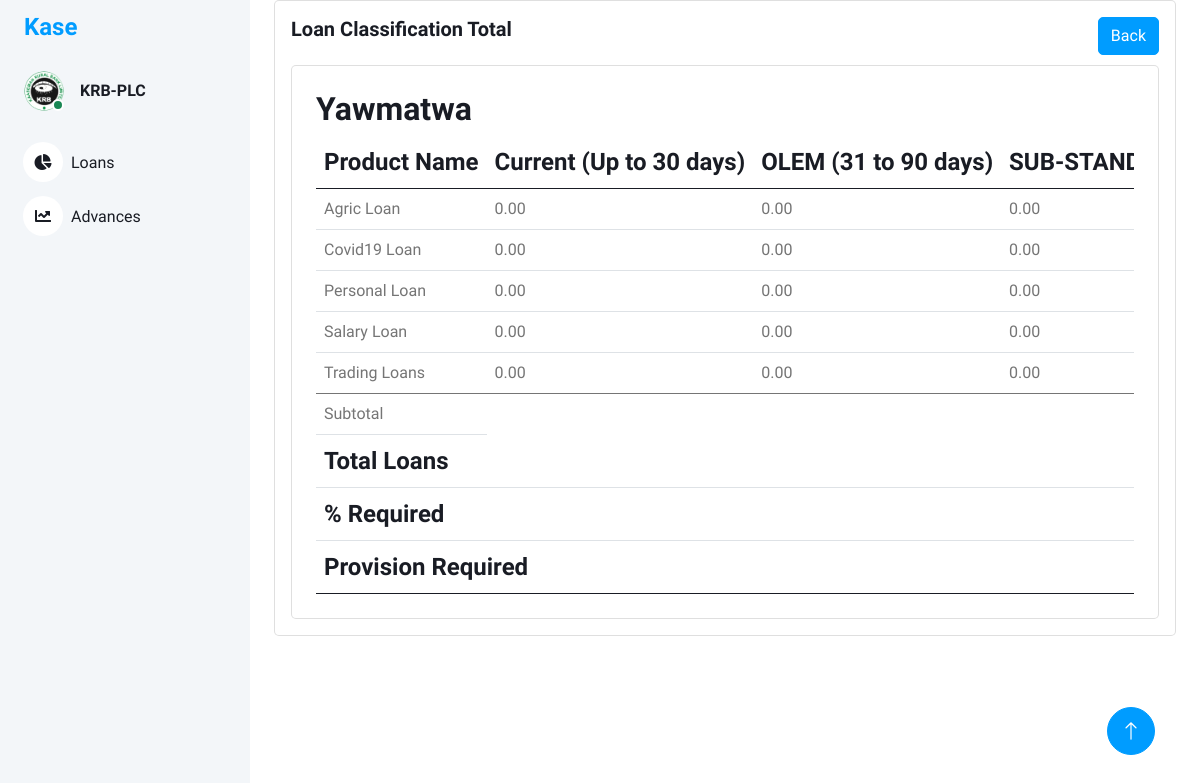
Before: /loan_classification_total/2 with the older database file.
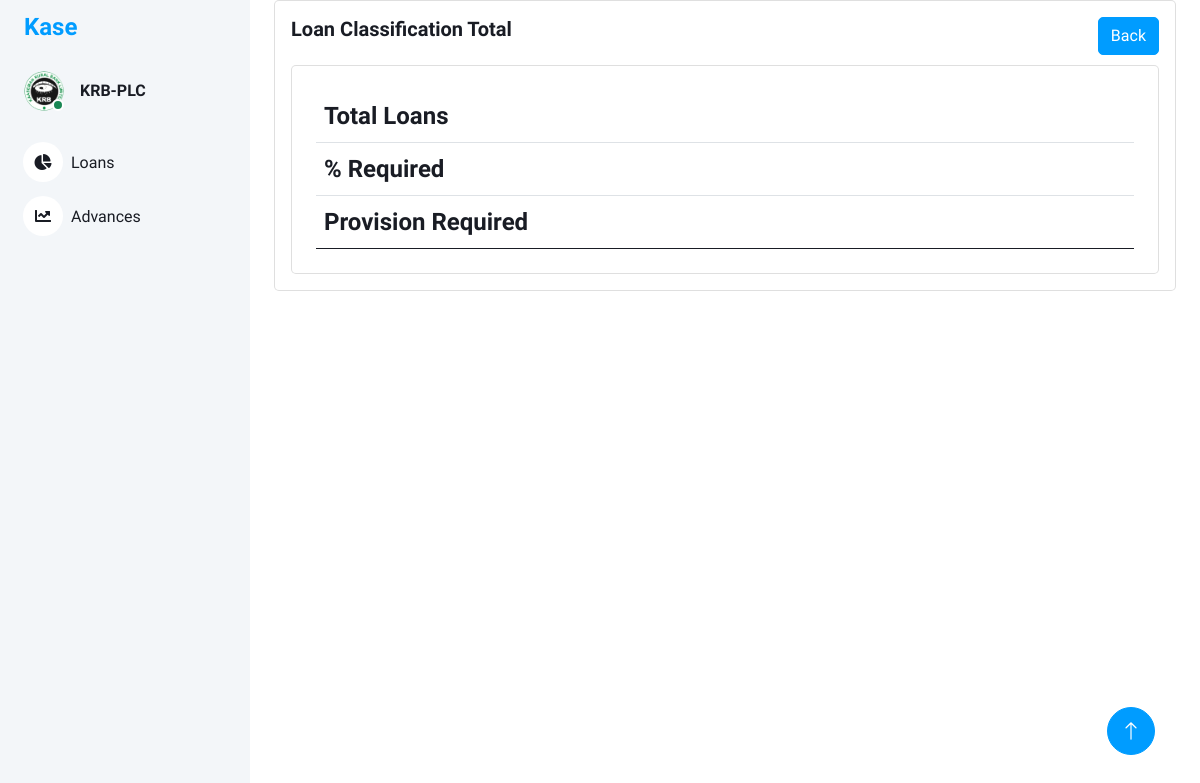
After: the same page with the newer database file.
### models/loan_classification_files.py (models this page shows, shortened)
class LoanClassificationFiles(db.Model):
    id = db.Column(db.Integer, primary_key=True)
    branch_name = db.Column(db.String(100), nullable=False)
    loan_class_id = db.Column(db.String(100), nullable=True)
    filename = db.Column(db.String(100), nullable=True)

### models/loan_classification_items.py (models this page shows, shortened)
class LoanClassificationItems(db.Model):
    id = db.Column(db.Integer, primary_key=True)
    loan_class_file_id = db.Column(db.String(100), nullable=False)
    arrangement = db.Column(db.String(100), nullable=True)
    application_id = db.Column(db.String(100), nullable=True)
    company_branch = db.Column(db.String(100), nullable=True)
    account = db.Column(db.String(100), nullable=True)
    officer = db.Column(db.String(100), nullable=True)
    product_name = db.Column(db.String(100), nullable=True)
    customer = db.Column(db.String(100), nullable=True)
    customer_name = db.Column(db.String(100), nullable=True)
    opening_date = db.Column(db.String(100), nullable=True)
    first_pay_date = db.Column(db.String(100), nullable=True)
    maturity_date = db.Column(db.String(100), nullable=True)
    term = db.Column(db.String(100), nullable=True)
    ccy = db.Column(db.String(100), nullable=True)
    commitment = db.Column(db.String(100), nullable=True)
    principal = db.Column(db.String(100), nullable=True)
    due_date = db.Column(db.String(100), nullable=True)
    overdue = db.Column(db.String(100), nullable=True)
    resch_id = db.Column(db.String(100), nullable=True)
    status = db.Column(db.String(100), nullable=True)

### views/loan_classification.py (the view)
@bp.route('/loan_classification_total/<int:id>')
def loan_classification_total(id):
    loan_classification_uploads = LoanClassificationFiles.query.filter_by(loan_class_id=id).all()
    branches_data = {}  # Dictionary to store all branches data
    default_classifications = {
        'Current (Up to 30 days)': {'Commitment': 0.00, 'Principal': 0.00, 'Count': 0},
        'OLEM (31 to 90 days)': {'Commitment': 0.00, 'Principal': 0.00, 'Count': 0},
        'SUB-STAND (91 to 180 days)': {'Commitment': 0.00, 'Principal': 0.00, 'Count': 0},
        'DOUTFUL (181 to 360 days)': {'Commitment': 0.00, 'Principal': 0.00, 'Count': 0},
        'LOSS (Over 360 days)': {'Commitment': 0.00, 'Principal': 0.00, 'Count': 0}
    }
    for classification in loan_classification_uploads:
        branch_name = classification.branch_name
        if branch_name not in branches_data:
            branches_data[branch_name] = {}
        loan_classification_items = LoanClassificationItems.query.filter_by(loan_class_file_id=classification.id).all()
        for item in loan_classification_items:
            product_name = item.product_name
            if item.opening_date is None:
                continue
            loan_classification = classify_loan(item.opening_date)
            if product_name not in branches_data[branch_name]:
                branches_data[branch_name][product_name] = deepcopy(default_classifications)
            branches_data[branch_name][product_name][loan_classification]['Commitment'] += float(item.commitment.replace(',', ''))
            branches_data[branch_name][product_name][loan_classification]['Principal'] += float(item.principal.replace(',', ''))
            branches_data[branch_name][product_name][loan_classification]['Count'] += 1
            branches_data[branch_name][product_name][loan_classification]['Commitment'] = round(branches_data[branch_name][product_name][loan_classification]['Commitment'], 2)
            branches_data[branch_name][product_name][loan_classification]['Principal'] = round(branches_data[branch_name][product_name][loan_classification]['Principal'], 2)
    return render_template('loan_classification_total.html', branches_data=branches_data,id=id)

### views/loan_classification.py (called while the page is built)
def classify_loan(opening_date_str):
    from datetime import datetime  # Make sure you've imported datetime here
    opening_date = datetime.strptime(opening_date_str, '%d-%b-%y').date()
    days_outstanding = (date.today() - opening_date).days
    if days_outstanding <= 30:
        return 'Current (Up to 30 days)'
    elif 31 <= days_outstanding <= 90:
        return 'OLEM (31 to 90 days)'
    elif 91 <= days_outstanding <= 180:
        return 'SUB-STAND (91 to 180 days)'
    elif 181 <= days_outstanding <= 360:
        return 'DOUTFUL (181 to 360 days)'
    else:
        return 'LOSS (Over 360 days)'   # Adjusted key here

### templates/loan_classification_total.html (shortened to what this page needs)
<!DOCTYPE html>
<html lang="en">
<head>
    <link href="https://cdnjs.cloudflare.com/ajax/libs/font-awesome/5.10.0/css/all.min.css" rel="stylesheet">
    <link href="https://cdn.jsdelivr.net/npm/bootstrap-icons@1.4.1/font/bootstrap-icons.css" rel="stylesheet">
    <link href="{{ url_for('static', filename='lib/owlcarousel/assets/owl.carousel.min.css') }}" rel="stylesheet">
    <link href="{{ url_for('static', filename='lib/tempusdominus/css/tempusdominus-bootstrap-4.min.css') }}"
        rel="stylesheet" />
    <link href="{{ url_for('static',filename='css/bootstrap.min.css') }}" rel="stylesheet">
    <link href="{{ url_for('static', filename='css/style.css') }}" rel="stylesheet">
</head>
<body>
    <div class="container-xxl position-relative bg-white d-flex p-0">
        <div class="sidebar pe-4 pb-3">
            <nav class="navbar bg-light navbar-light">
                <a href="{{ url_for('main.index') }}" class="navbar-brand mx-4 mb-3">
                    <h4 class="text-primary">Kase</h4>
                </a>
                <div class="d-flex align-items-center ms-4 mb-4">
                    <div class="position-relative">
                        <img class="rounded-circle" src="{{ url_for('static',filename='img/krblogoBig.png') }}" alt=""
                            style="width: 40px; height: 40px;">
                        <div
                            class="bg-success rounded-circle border border-2 border-white position-absolute end-0 bottom-0 p-1">
                        </div>
                    </div>
                    <div class="ms-3">
                        <h6 class="mb-0">KRB-PLC</h6>
                    </div>
                </div>
                <div class="navbar-nav w-100">
                    <a href="{{ url_for('main.index') }}" class="nav-item nav-link"><i
                            class="fa fa-chart-pie me-2"></i>Loans
                    </a>
                    <a href="{{ url_for('returns.returns') }}" class="nav-item nav-link"><i
                            class="fa fa-chart-line me-2"></i>Advances</a>
                </div>
            </nav>
        </div>
        <div class="content">
            <div class="container-fluid">
                <div class="container-fluid">
                    <div class="card">
                        <div class="card-body">
                            <div class="d-flex justify-content-between">
                                <div>
                                    <h5 class="card-title fw-semibold mb-4">Loan Classification Total</h5>
                                </div>
                                <div>
                                    <a href="{{ url_for('loan_classification.loan_classification_uploads', id=id )}}" class="btn btn-primary">Back</a>
                                </div>
                            </div>
                            <div class="card w-100">
                                <div class="card-body p-4">
                                    {% for branch_name, products in branches_data.items() %}
                                    <h2>{{ branch_name }}</h2>
                                    <div class="table-responsive">
                                    <table class="table text-nowrap mb-0 align-middle" >
                                        <thead class="text-dark fs-4">
                                            <tr>
                                                <th>Product Name</th>
                                                <th>Current (Up to 30 days)</th>
                                                <th>OLEM (31 to 90 days)</th>
                                                <th>SUB-STAND (91 to 180 days)</th>
                                            </tr>
                                        </thead>
                                        <tbody>
                                            {% for product_name, classifications in products.items() %}
                                                <tr>
                                                    <td>{{ product_name }}</td>
                                                    <td>{{ "{:,.2f}".format(classifications['Current (Up to 30 days)']['Commitment']) }}</td>
                                                    <td>{{ "{:,.2f}".format(classifications['OLEM (31 to 90 days)']['Commitment']) }}</td>
                                                    <td>{{ "{:,.2f}".format(classifications['SUB-STAND (91 to 180 days)']['Commitment']) }}</td>
                                                </tr>
                                            {% endfor %}
                                        </tbody>
                                        <tfoot>
                                            <tr>
                                                <td>Subtotal</td>
                                            </tr>
                                        </tfoot>
                                    </table>
                                </div>
                                {% endfor %}
                                <div class="table-responsive">
                                    <table class="table text-nowrap mb-0 align-middle">
                                        <thead class="text-dark fs-4">
                                            <tr>
                                                <th>Total Loans</th>
                                            </tr>
                                            <tr>
                                                <th>% Required</th>
                                            </tr>
                                            <tr>
                                                <th>Provision Required</th>
                                            </tr>
                                        </thead>
                                    </table>
                                </div>
                                </div>
                            </div>
                        </div>
                    </div>
                </div>
            </div>
            <a href="#" class="btn btn-lg btn-primary btn-lg-square back-to-top"><i class="bi bi-arrow-up"></i></a>
        </div>
    </div>
</body>
</html>

### static/css/style.css (style rules this page uses)
:root { --primary: #009CFF; --light: #F3F6F9; --dark: #191C24; }
.back-to-top { position: fixed; display: none; right: 45px; bottom: 45px; z-index: 99; }
.btn { transition: .5s; }
.btn.btn-primary { color: #FFFFFF; }
.btn-lg-square { width: 48px; height: 48px; }
.btn-square, .btn-sm-square, .btn-lg-square { padding: 0; display: inline-flex; align-items: center; justify-content: center; font-weight: normal; border-radius: 50px; }
.sidebar { position: fixed; top: 0; left: 0; bottom: 0; width: 250px; height: 100vh; overflow-y: auto; background: var(--light); transition: 0.5s; z-index: 999; }
.content { margin-left: 250px; min-height: 100vh; background: #FFFFFF; transition: 0.5s; }
@media (min-width: 992px) { .sidebar { margin-left: 0; } }
@media (min-width: 992px) { .content { width: calc(100% - 250px); } }
.sidebar .navbar .navbar-nav .nav-link { padding: 7px 20px; color: var(--dark); font-weight: 500; border-left: 3px solid var(--light); border-radius: 0 30px 30px 0; outline: none; }
.sidebar .navbar .navbar-nav .nav-link i { width: 40px; height: 40px; display: inline-flex; align-items: center; justify-content: center; background: #FFFFFF; border-radius: 40px; }

Changed rows visible on the page:
removed LoanClassificationFiles: branch_name "Yawmatwa"
removed LoanClassificationItems: product_name "Agric Loan", classifications "0.00"
removed LoanClassificationItems: product_name "Covid19 Loan", classifications "0.00"
removed LoanClassificationItems: product_name "Personal Loan", classifications "0.00"
removed LoanClassificationItems: product_name "Salary Loan", classifications "0.00"
removed LoanClassificationItems: product_name "Trading Loans", classifications "0.00"
